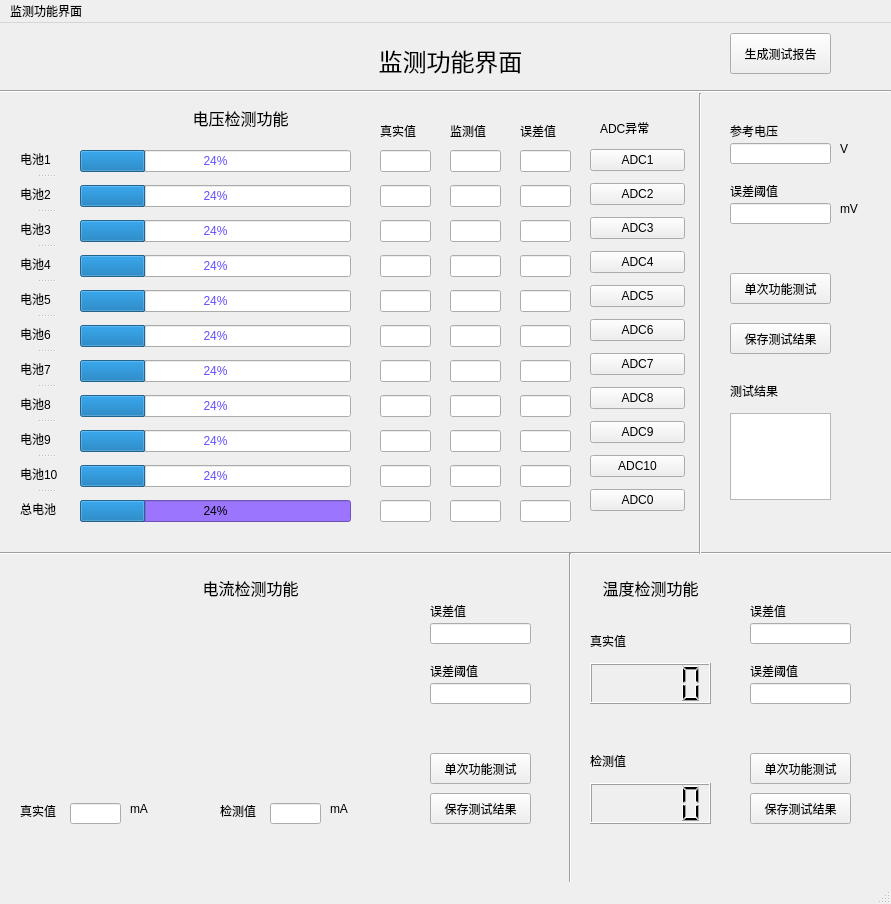
<?xml version="1.0" encoding="UTF-8"?>
<ui version="4.0">
 <class>MainWindow</class>
 <widget class="QMainWindow" name="MainWindow">
  <property name="geometry">
   <rect>
    <x>0</x>
    <y>0</y>
    <width>891</width>
    <height>904</height>
   </rect>
  </property>
  <property name="windowTitle">
   <string>MainWindow</string>
  </property>
  <widget class="QWidget" name="centralwidget">
   <widget class="QLabel" name="label_21">
    <property name="geometry">
     <rect>
      <x>190</x>
      <y>20</y>
      <width>521</width>
      <height>31</height>
     </rect>
    </property>
    <property name="styleSheet">
     <string notr="true">border-color: rgb(85, 255, 255);
</string>
    </property>
    <property name="text">
     <string>&lt;html&gt;&lt;head/&gt;&lt;body&gt;&lt;p align=&quot;center&quot;&gt;&lt;span style=&quot; font-size:18pt;&quot;&gt;监测功能界面&lt;/span&gt;&lt;/p&gt;&lt;/body&gt;&lt;/html&gt;</string>
    </property>
   </widget>
   <widget class="QPushButton" name="pushButton">
    <property name="geometry">
     <rect>
      <x>730</x>
      <y>250</y>
      <width>101</width>
      <height>31</height>
     </rect>
    </property>
    <property name="text">
     <string>单次功能测试</string>
    </property>
   </widget>
   <widget class="QWidget" name="layoutWidget">
    <property name="geometry">
     <rect>
      <x>80</x>
      <y>120</y>
      <width>271</width>
      <height>391</height>
     </rect>
    </property>
    <layout class="QGridLayout" name="gridLayout_2">
     <item row="2" column="0">
      <widget class="QProgressBar" name="progressBar_3">
       <property name="styleSheet">
        <string notr="true">color: rgb(99, 78, 255);</string>
       </property>
       <property name="value">
        <number>24</number>
       </property>
      </widget>
     </item>
     <item row="4" column="0">
      <widget class="QProgressBar" name="progressBar_5">
       <property name="styleSheet">
        <string notr="true">color: rgb(99, 78, 255);</string>
       </property>
       <property name="value">
        <number>24</number>
       </property>
      </widget>
     </item>
     <item row="6" column="0">
      <widget class="QProgressBar" name="progressBar_7">
       <property name="styleSheet">
        <string notr="true">color: rgb(99, 78, 255);</string>
       </property>
       <property name="value">
        <number>24</number>
       </property>
      </widget>
     </item>
     <item row="5" column="0">
      <widget class="QProgressBar" name="progressBar_6">
       <property name="styleSheet">
        <string notr="true">color: rgb(99, 78, 255);</string>
       </property>
       <property name="value">
        <number>24</number>
       </property>
      </widget>
     </item>
     <item row="8" column="0">
      <widget class="QProgressBar" name="progressBar_9">
       <property name="styleSheet">
        <string notr="true">color: rgb(99, 78, 255);</string>
       </property>
       <property name="value">
        <number>24</number>
       </property>
      </widget>
     </item>
     <item row="7" column="0">
      <widget class="QProgressBar" name="progressBar_8">
       <property name="styleSheet">
        <string notr="true">color: rgb(99, 78, 255);</string>
       </property>
       <property name="value">
        <number>24</number>
       </property>
      </widget>
     </item>
     <item row="10" column="0">
      <widget class="QProgressBar" name="progressBar_111">
       <property name="styleSheet">
        <string notr="true">background-color: rgb(156, 117, 255);</string>
       </property>
       <property name="value">
        <number>24</number>
       </property>
      </widget>
     </item>
     <item row="3" column="0">
      <widget class="QProgressBar" name="progressBar_4">
       <property name="styleSheet">
        <string notr="true">color: rgb(99, 78, 255);</string>
       </property>
       <property name="value">
        <number>24</number>
       </property>
      </widget>
     </item>
     <item row="9" column="0">
      <widget class="QProgressBar" name="progressBar_10">
       <property name="styleSheet">
        <string notr="true">color: rgb(99, 78, 255);</string>
       </property>
       <property name="value">
        <number>24</number>
       </property>
      </widget>
     </item>
     <item row="1" column="0">
      <widget class="QProgressBar" name="progressBar_2">
       <property name="styleSheet">
        <string notr="true">color: rgb(99, 78, 255);</string>
       </property>
       <property name="value">
        <number>24</number>
       </property>
      </widget>
     </item>
     <item row="0" column="0">
      <widget class="QProgressBar" name="progressBar_1">
       <property name="styleSheet">
        <string notr="true">color: rgb(99, 78, 255);</string>
       </property>
       <property name="value">
        <number>24</number>
       </property>
      </widget>
     </item>
    </layout>
   </widget>
   <widget class="QSplitter" name="splitter">
    <property name="geometry">
     <rect>
      <x>20</x>
      <y>120</y>
      <width>51</width>
      <height>381</height>
     </rect>
    </property>
    <property name="orientation">
     <enum>Qt::Vertical</enum>
    </property>
    <widget class="QLabel" name="label">
     <property name="text">
      <string>电池1</string>
     </property>
    </widget>
    <widget class="QLabel" name="label_2">
     <property name="text">
      <string>电池2</string>
     </property>
    </widget>
    <widget class="QLabel" name="label_3">
     <property name="text">
      <string>电池3</string>
     </property>
    </widget>
    <widget class="QLabel" name="label_4">
     <property name="text">
      <string>电池4</string>
     </property>
    </widget>
    <widget class="QLabel" name="label_5">
     <property name="text">
      <string>电池5</string>
     </property>
    </widget>
    <widget class="QLabel" name="label_6">
     <property name="text">
      <string>电池6</string>
     </property>
    </widget>
    <widget class="QLabel" name="label_7">
     <property name="text">
      <string>电池7</string>
     </property>
    </widget>
    <widget class="QLabel" name="label_8">
     <property name="text">
      <string>电池8</string>
     </property>
    </widget>
    <widget class="QLabel" name="label_9">
     <property name="text">
      <string>电池9</string>
     </property>
    </widget>
    <widget class="QLabel" name="label_10">
     <property name="text">
      <string>电池10</string>
     </property>
    </widget>
    <widget class="QLabel" name="label_11">
     <property name="text">
      <string>总电池</string>
     </property>
    </widget>
   </widget>
   <widget class="QWidget" name="layoutWidget_4">
    <property name="geometry">
     <rect>
      <x>380</x>
      <y>120</y>
      <width>51</width>
      <height>391</height>
     </rect>
    </property>
    <layout class="QGridLayout" name="gridLayout_4">
     <item row="10" column="0">
      <widget class="QLineEdit" name="v1_10"/>
     </item>
     <item row="5" column="0">
      <widget class="QLineEdit" name="v1_6"/>
     </item>
     <item row="1" column="0">
      <widget class="QLineEdit" name="v1_2"/>
     </item>
     <item row="8" column="0">
      <widget class="QLineEdit" name="v1_8"/>
     </item>
     <item row="3" column="0">
      <widget class="QLineEdit" name="v1_4"/>
     </item>
     <item row="7" column="0">
      <widget class="QLineEdit" name="v1_7"/>
     </item>
     <item row="9" column="0">
      <widget class="QLineEdit" name="v1_9"/>
     </item>
     <item row="11" column="0">
      <widget class="QLineEdit" name="v1_111"/>
     </item>
     <item row="2" column="0">
      <widget class="QLineEdit" name="v1_3"/>
     </item>
     <item row="4" column="0">
      <widget class="QLineEdit" name="v1_5"/>
     </item>
     <item row="0" column="0">
      <widget class="QLineEdit" name="v1_1">
       <property name="toolTip">
        <string>&lt;html&gt;&lt;head/&gt;&lt;body&gt;&lt;p&gt;电池1&lt;/p&gt;&lt;/body&gt;&lt;/html&gt;</string>
       </property>
      </widget>
     </item>
    </layout>
   </widget>
   <widget class="QWidget" name="layoutWidget_5">
    <property name="geometry">
     <rect>
      <x>450</x>
      <y>120</y>
      <width>51</width>
      <height>391</height>
     </rect>
    </property>
    <layout class="QGridLayout" name="gridLayout_5">
     <item row="10" column="0">
      <widget class="QLineEdit" name="v2_10"/>
     </item>
     <item row="5" column="0">
      <widget class="QLineEdit" name="v2_6"/>
     </item>
     <item row="1" column="0">
      <widget class="QLineEdit" name="v2_2"/>
     </item>
     <item row="8" column="0">
      <widget class="QLineEdit" name="v2_8"/>
     </item>
     <item row="3" column="0">
      <widget class="QLineEdit" name="v2_4"/>
     </item>
     <item row="7" column="0">
      <widget class="QLineEdit" name="v2_7"/>
     </item>
     <item row="9" column="0">
      <widget class="QLineEdit" name="v2_9"/>
     </item>
     <item row="11" column="0">
      <widget class="QLineEdit" name="v2_111"/>
     </item>
     <item row="2" column="0">
      <widget class="QLineEdit" name="v2_3"/>
     </item>
     <item row="4" column="0">
      <widget class="QLineEdit" name="v2_5"/>
     </item>
     <item row="0" column="0">
      <widget class="QLineEdit" name="v2_1">
       <property name="toolTip">
        <string>&lt;html&gt;&lt;head/&gt;&lt;body&gt;&lt;p&gt;电池1&lt;/p&gt;&lt;/body&gt;&lt;/html&gt;</string>
       </property>
      </widget>
     </item>
    </layout>
   </widget>
   <widget class="QWidget" name="layoutWidget_6">
    <property name="geometry">
     <rect>
      <x>520</x>
      <y>120</y>
      <width>51</width>
      <height>391</height>
     </rect>
    </property>
    <layout class="QGridLayout" name="gridLayout_6">
     <item row="10" column="0">
      <widget class="QLineEdit" name="v3_10"/>
     </item>
     <item row="5" column="0">
      <widget class="QLineEdit" name="v3_6"/>
     </item>
     <item row="1" column="0">
      <widget class="QLineEdit" name="v3_2"/>
     </item>
     <item row="8" column="0">
      <widget class="QLineEdit" name="v3_8"/>
     </item>
     <item row="3" column="0">
      <widget class="QLineEdit" name="v3_4"/>
     </item>
     <item row="7" column="0">
      <widget class="QLineEdit" name="v3_7"/>
     </item>
     <item row="9" column="0">
      <widget class="QLineEdit" name="v3_9"/>
     </item>
     <item row="11" column="0">
      <widget class="QLineEdit" name="v3_111"/>
     </item>
     <item row="2" column="0">
      <widget class="QLineEdit" name="v3_3"/>
     </item>
     <item row="4" column="0">
      <widget class="QLineEdit" name="v3_5"/>
     </item>
     <item row="0" column="0">
      <widget class="QLineEdit" name="v3_1">
       <property name="toolTip">
        <string>&lt;html&gt;&lt;head/&gt;&lt;body&gt;&lt;p&gt;电池1&lt;/p&gt;&lt;/body&gt;&lt;/html&gt;</string>
       </property>
      </widget>
     </item>
    </layout>
   </widget>
   <widget class="QLabel" name="label_12">
    <property name="geometry">
     <rect>
      <x>380</x>
      <y>100</y>
      <width>51</width>
      <height>16</height>
     </rect>
    </property>
    <property name="text">
     <string>真实值</string>
    </property>
   </widget>
   <widget class="QLabel" name="label_13">
    <property name="geometry">
     <rect>
      <x>450</x>
      <y>100</y>
      <width>51</width>
      <height>16</height>
     </rect>
    </property>
    <property name="text">
     <string>监测值</string>
    </property>
   </widget>
   <widget class="QLabel" name="label_14">
    <property name="geometry">
     <rect>
      <x>520</x>
      <y>100</y>
      <width>51</width>
      <height>16</height>
     </rect>
    </property>
    <property name="text">
     <string>误差值</string>
    </property>
   </widget>
   <widget class="QLabel" name="label_15">
    <property name="geometry">
     <rect>
      <x>600</x>
      <y>89</y>
      <width>81</width>
      <height>31</height>
     </rect>
    </property>
    <property name="text">
     <string>ADC异常</string>
    </property>
   </widget>
   <widget class="QTextEdit" name="textEdit">
    <property name="geometry">
     <rect>
      <x>730</x>
      <y>390</y>
      <width>101</width>
      <height>87</height>
     </rect>
    </property>
   </widget>
   <widget class="QLabel" name="label_16">
    <property name="geometry">
     <rect>
      <x>730</x>
      <y>360</y>
      <width>72</width>
      <height>15</height>
     </rect>
    </property>
    <property name="text">
     <string>测试结果</string>
    </property>
   </widget>
   <widget class="QLineEdit" name="lineEdit">
    <property name="geometry">
     <rect>
      <x>730</x>
      <y>180</y>
      <width>101</width>
      <height>21</height>
     </rect>
    </property>
   </widget>
   <widget class="QLabel" name="label_17">
    <property name="geometry">
     <rect>
      <x>730</x>
      <y>160</y>
      <width>72</width>
      <height>15</height>
     </rect>
    </property>
    <property name="text">
     <string>误差阈值</string>
    </property>
   </widget>
   <widget class="QLabel" name="label_18">
    <property name="geometry">
     <rect>
      <x>840</x>
      <y>170</y>
      <width>31</width>
      <height>31</height>
     </rect>
    </property>
    <property name="text">
     <string>mV</string>
    </property>
   </widget>
   <widget class="QLineEdit" name="lineEdit_2">
    <property name="geometry">
     <rect>
      <x>730</x>
      <y>120</y>
      <width>101</width>
      <height>21</height>
     </rect>
    </property>
   </widget>
   <widget class="QLabel" name="label_19">
    <property name="geometry">
     <rect>
      <x>840</x>
      <y>110</y>
      <width>31</width>
      <height>31</height>
     </rect>
    </property>
    <property name="text">
     <string>V</string>
    </property>
   </widget>
   <widget class="QLabel" name="label_20">
    <property name="geometry">
     <rect>
      <x>730</x>
      <y>100</y>
      <width>72</width>
      <height>15</height>
     </rect>
    </property>
    <property name="text">
     <string>参考电压</string>
    </property>
   </widget>
   <widget class="QLabel" name="label_22">
    <property name="geometry">
     <rect>
      <x>100</x>
      <y>80</y>
      <width>281</width>
      <height>31</height>
     </rect>
    </property>
    <property name="styleSheet">
     <string notr="true">border-color: rgb(85, 255, 255);
</string>
    </property>
    <property name="text">
     <string>&lt;html&gt;&lt;head/&gt;&lt;body&gt;&lt;p align=&quot;center&quot;&gt;&lt;span style=&quot; font-size:12pt;&quot;&gt;电压检测功能&lt;/span&gt;&lt;/p&gt;&lt;/body&gt;&lt;/html&gt;</string>
    </property>
   </widget>
   <widget class="Line" name="line">
    <property name="geometry">
     <rect>
      <x>0</x>
      <y>60</y>
      <width>891</width>
      <height>16</height>
     </rect>
    </property>
    <property name="orientation">
     <enum>Qt::Horizontal</enum>
    </property>
   </widget>
   <widget class="QPushButton" name="pushButton_13">
    <property name="geometry">
     <rect>
      <x>730</x>
      <y>300</y>
      <width>101</width>
      <height>31</height>
     </rect>
    </property>
    <property name="text">
     <string>保存测试结果</string>
    </property>
   </widget>
   <widget class="Line" name="line_2">
    <property name="geometry">
     <rect>
      <x>0</x>
      <y>500</y>
      <width>901</width>
      <height>61</height>
     </rect>
    </property>
    <property name="orientation">
     <enum>Qt::Horizontal</enum>
    </property>
   </widget>
   <widget class="QPushButton" name="pushButton_14">
    <property name="geometry">
     <rect>
      <x>730</x>
      <y>10</y>
      <width>101</width>
      <height>41</height>
     </rect>
    </property>
    <property name="text">
     <string>生成测试报告</string>
    </property>
   </widget>
   <widget class="Line" name="line_3">
    <property name="geometry">
     <rect>
      <x>680</x>
      <y>70</y>
      <width>41</width>
      <height>461</height>
     </rect>
    </property>
    <property name="orientation">
     <enum>Qt::Vertical</enum>
    </property>
   </widget>
   <widget class="Line" name="line_4">
    <property name="geometry">
     <rect>
      <x>510</x>
      <y>530</y>
      <width>121</width>
      <height>351</height>
     </rect>
    </property>
    <property name="orientation">
     <enum>Qt::Vertical</enum>
    </property>
   </widget>
   <widget class="QWidget" name="layoutWidget">
    <property name="geometry">
     <rect>
      <x>590</x>
      <y>120</y>
      <width>95</width>
      <height>381</height>
     </rect>
    </property>
    <layout class="QVBoxLayout" name="verticalLayout">
     <item>
      <widget class="QPushButton" name="pushButton_2">
       <property name="text">
        <string>ADC1</string>
       </property>
      </widget>
     </item>
     <item>
      <widget class="QPushButton" name="pushButton_3">
       <property name="text">
        <string>ADC2</string>
       </property>
      </widget>
     </item>
     <item>
      <widget class="QPushButton" name="pushButton_4">
       <property name="text">
        <string>ADC3</string>
       </property>
      </widget>
     </item>
     <item>
      <widget class="QPushButton" name="pushButton_5">
       <property name="text">
        <string>ADC4</string>
       </property>
      </widget>
     </item>
     <item>
      <widget class="QPushButton" name="pushButton_6">
       <property name="text">
        <string>ADC5</string>
       </property>
      </widget>
     </item>
     <item>
      <widget class="QPushButton" name="pushButton_7">
       <property name="text">
        <string>ADC6</string>
       </property>
      </widget>
     </item>
     <item>
      <widget class="QPushButton" name="pushButton_8">
       <property name="text">
        <string>ADC7</string>
       </property>
      </widget>
     </item>
     <item>
      <widget class="QPushButton" name="pushButton_9">
       <property name="text">
        <string>ADC8</string>
       </property>
      </widget>
     </item>
     <item>
      <widget class="QPushButton" name="pushButton_10">
       <property name="text">
        <string>ADC9</string>
       </property>
      </widget>
     </item>
     <item>
      <widget class="QPushButton" name="pushButton_11">
       <property name="text">
        <string>ADC10</string>
       </property>
      </widget>
     </item>
     <item>
      <widget class="QPushButton" name="pushButton_12">
       <property name="text">
        <string>ADC0</string>
       </property>
      </widget>
     </item>
    </layout>
   </widget>
   <widget class="QLCDNumber" name="lcdNumber">
    <property name="geometry">
     <rect>
      <x>590</x>
      <y>640</y>
      <width>121</width>
      <height>41</height>
     </rect>
    </property>
   </widget>
   <widget class="QLCDNumber" name="lcdNumber_2">
    <property name="geometry">
     <rect>
      <x>590</x>
      <y>760</y>
      <width>121</width>
      <height>41</height>
     </rect>
    </property>
   </widget>
   <widget class="QLabel" name="label_23">
    <property name="geometry">
     <rect>
      <x>110</x>
      <y>550</y>
      <width>281</width>
      <height>31</height>
     </rect>
    </property>
    <property name="styleSheet">
     <string notr="true">border-color: rgb(85, 255, 255);
</string>
    </property>
    <property name="text">
     <string>&lt;html&gt;&lt;head/&gt;&lt;body&gt;&lt;p align=&quot;center&quot;&gt;&lt;span style=&quot; font-size:12pt;&quot;&gt;电流检测功能&lt;/span&gt;&lt;/p&gt;&lt;/body&gt;&lt;/html&gt;</string>
    </property>
   </widget>
   <widget class="QLabel" name="label_24">
    <property name="geometry">
     <rect>
      <x>510</x>
      <y>550</y>
      <width>281</width>
      <height>31</height>
     </rect>
    </property>
    <property name="styleSheet">
     <string notr="true">border-color: rgb(85, 255, 255);
</string>
    </property>
    <property name="text">
     <string>&lt;html&gt;&lt;head/&gt;&lt;body&gt;&lt;p align=&quot;center&quot;&gt;&lt;span style=&quot; font-size:12pt;&quot;&gt;温度检测功能&lt;/span&gt;&lt;/p&gt;&lt;/body&gt;&lt;/html&gt;</string>
    </property>
   </widget>
   <widget class="QLabel" name="label_25">
    <property name="geometry">
     <rect>
      <x>20</x>
      <y>780</y>
      <width>51</width>
      <height>16</height>
     </rect>
    </property>
    <property name="text">
     <string>真实值</string>
    </property>
   </widget>
   <widget class="QLabel" name="label_26">
    <property name="geometry">
     <rect>
      <x>220</x>
      <y>780</y>
      <width>51</width>
      <height>16</height>
     </rect>
    </property>
    <property name="text">
     <string>检测值</string>
    </property>
   </widget>
   <widget class="QLineEdit" name="lineEdit_3">
    <property name="geometry">
     <rect>
      <x>70</x>
      <y>780</y>
      <width>51</width>
      <height>21</height>
     </rect>
    </property>
   </widget>
   <widget class="QLineEdit" name="lineEdit_4">
    <property name="geometry">
     <rect>
      <x>270</x>
      <y>780</y>
      <width>51</width>
      <height>21</height>
     </rect>
    </property>
   </widget>
   <widget class="QLineEdit" name="lineEdit_5">
    <property name="geometry">
     <rect>
      <x>430</x>
      <y>660</y>
      <width>101</width>
      <height>21</height>
     </rect>
    </property>
   </widget>
   <widget class="QLabel" name="label_27">
    <property name="geometry">
     <rect>
      <x>430</x>
      <y>580</y>
      <width>72</width>
      <height>15</height>
     </rect>
    </property>
    <property name="text">
     <string>误差值</string>
    </property>
   </widget>
   <widget class="QLineEdit" name="lineEdit_6">
    <property name="geometry">
     <rect>
      <x>430</x>
      <y>600</y>
      <width>101</width>
      <height>21</height>
     </rect>
    </property>
   </widget>
   <widget class="QLabel" name="label_28">
    <property name="geometry">
     <rect>
      <x>430</x>
      <y>640</y>
      <width>72</width>
      <height>15</height>
     </rect>
    </property>
    <property name="text">
     <string>误差阈值</string>
    </property>
   </widget>
   <widget class="QPushButton" name="pushButton_15">
    <property name="geometry">
     <rect>
      <x>430</x>
      <y>730</y>
      <width>101</width>
      <height>31</height>
     </rect>
    </property>
    <property name="text">
     <string>单次功能测试</string>
    </property>
   </widget>
   <widget class="QPushButton" name="pushButton_16">
    <property name="geometry">
     <rect>
      <x>430</x>
      <y>770</y>
      <width>101</width>
      <height>31</height>
     </rect>
    </property>
    <property name="text">
     <string>保存测试结果</string>
    </property>
   </widget>
   <widget class="QLabel" name="label_29">
    <property name="geometry">
     <rect>
      <x>130</x>
      <y>770</y>
      <width>31</width>
      <height>31</height>
     </rect>
    </property>
    <property name="text">
     <string>mA</string>
    </property>
   </widget>
   <widget class="QLabel" name="label_30">
    <property name="geometry">
     <rect>
      <x>330</x>
      <y>770</y>
      <width>31</width>
      <height>31</height>
     </rect>
    </property>
    <property name="text">
     <string>mA</string>
    </property>
   </widget>
   <widget class="QPushButton" name="pushButton_17">
    <property name="geometry">
     <rect>
      <x>750</x>
      <y>770</y>
      <width>101</width>
      <height>31</height>
     </rect>
    </property>
    <property name="text">
     <string>保存测试结果</string>
    </property>
   </widget>
   <widget class="QPushButton" name="pushButton_18">
    <property name="geometry">
     <rect>
      <x>750</x>
      <y>730</y>
      <width>101</width>
      <height>31</height>
     </rect>
    </property>
    <property name="text">
     <string>单次功能测试</string>
    </property>
   </widget>
   <widget class="QLabel" name="label_31">
    <property name="geometry">
     <rect>
      <x>750</x>
      <y>580</y>
      <width>72</width>
      <height>15</height>
     </rect>
    </property>
    <property name="text">
     <string>误差值</string>
    </property>
   </widget>
   <widget class="QLineEdit" name="lineEdit_8">
    <property name="geometry">
     <rect>
      <x>750</x>
      <y>660</y>
      <width>101</width>
      <height>21</height>
     </rect>
    </property>
   </widget>
   <widget class="QLineEdit" name="lineEdit_9">
    <property name="geometry">
     <rect>
      <x>750</x>
      <y>600</y>
      <width>101</width>
      <height>21</height>
     </rect>
    </property>
   </widget>
   <widget class="QLabel" name="label_32">
    <property name="geometry">
     <rect>
      <x>750</x>
      <y>640</y>
      <width>72</width>
      <height>15</height>
     </rect>
    </property>
    <property name="text">
     <string>误差阈值</string>
    </property>
   </widget>
   <widget class="QLabel" name="label_33">
    <property name="geometry">
     <rect>
      <x>590</x>
      <y>610</y>
      <width>51</width>
      <height>16</height>
     </rect>
    </property>
    <property name="text">
     <string>真实值</string>
    </property>
   </widget>
   <widget class="QLabel" name="label_34">
    <property name="geometry">
     <rect>
      <x>590</x>
      <y>730</y>
      <width>51</width>
      <height>16</height>
     </rect>
    </property>
    <property name="text">
     <string>检测值</string>
    </property>
   </widget>
   <widget class="AnalogGaugeWidget" name="widget_2" native="true">
    <property name="geometry">
     <rect>
      <x>10</x>
      <y>600</y>
      <width>171</width>
      <height>161</height>
     </rect>
    </property>
   </widget>
   <widget class="AnalogGaugeWidget" name="widget_3" native="true">
    <property name="geometry">
     <rect>
      <x>200</x>
      <y>600</y>
      <width>181</width>
      <height>161</height>
     </rect>
    </property>
   </widget>
  </widget>
  <widget class="QMenuBar" name="menubar">
   <property name="geometry">
    <rect>
     <x>0</x>
     <y>0</y>
     <width>891</width>
     <height>26</height>
    </rect>
   </property>
   <widget class="QMenu" name="menu">
    <property name="title">
     <string>监测功能界面</string>
    </property>
   </widget>
   <addaction name="menu"/>
  </widget>
  <widget class="QStatusBar" name="statusbar"/>
 </widget>
 <customwidgets>
  <customwidget>
   <class>AnalogGaugeWidget</class>
   <extends>QWidget</extends>
   <header location="global">analoggaugewidget.h</header>
   <container>1</container>
  </customwidget>
 </customwidgets>
 <resources/>
 <connections/>
</ui>
